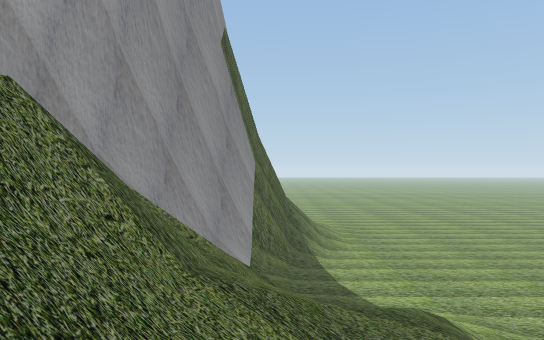
view 1 (above)

14 first-person views from a walk through a Unity game level. The camera is 1.5 m above the floor, looks level and sees 70° across. The floor is counted in squares, 2 m on a side. Each view is taken from the middle of a square. On the plan, view 1 faces up. The plan holds only what a view shows up to about 12 squares ahead; the rest is blank. The place goes on beyond the plan. Some animated figures are left out.

view 2
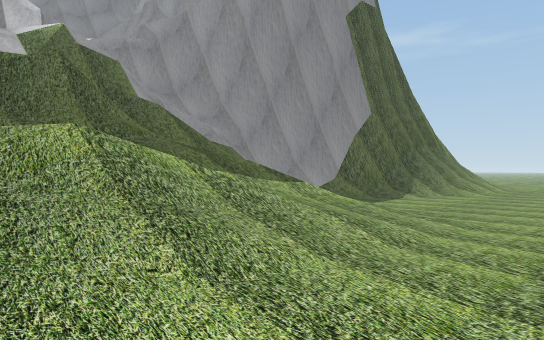

view 3
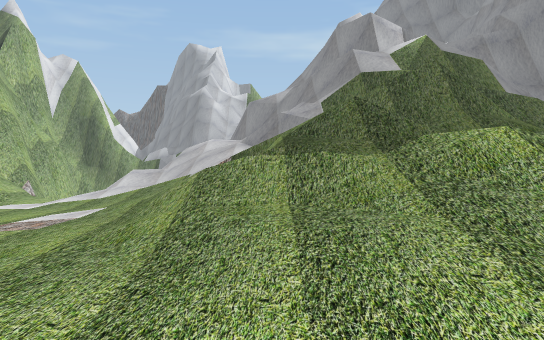

view 4
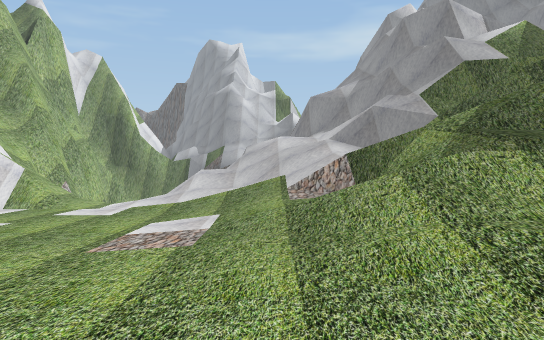

view 5
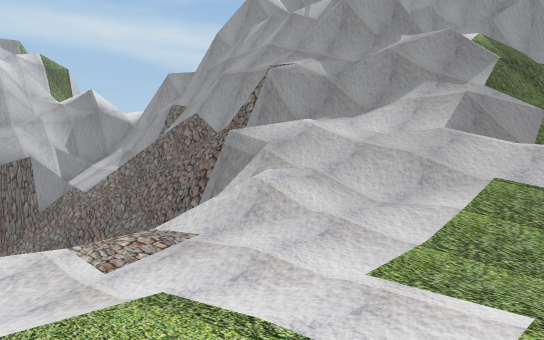

view 6
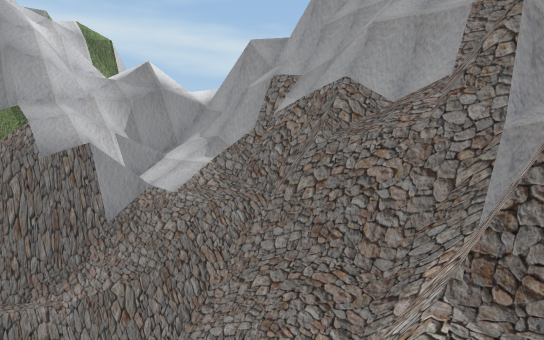

view 7
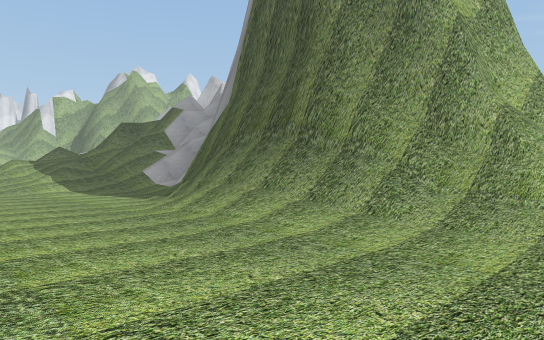

view 8
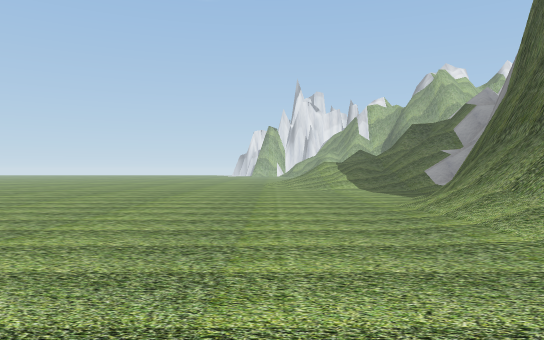

view 9
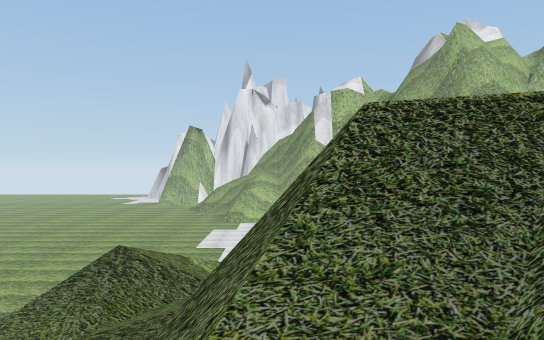

view 10
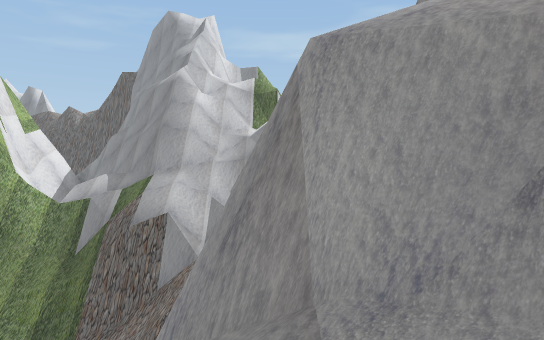

view 11
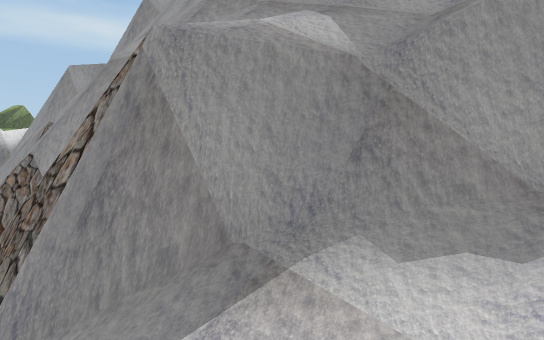

view 12
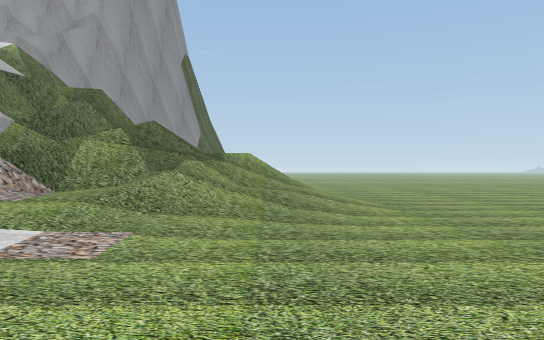

view 13
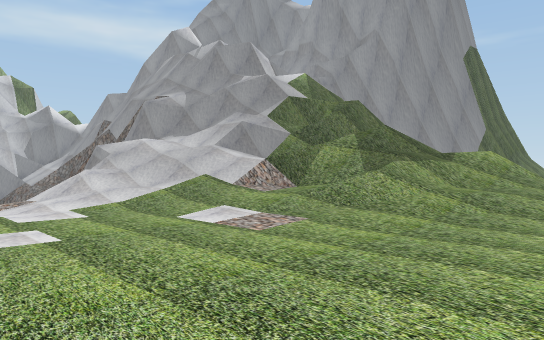

view 14
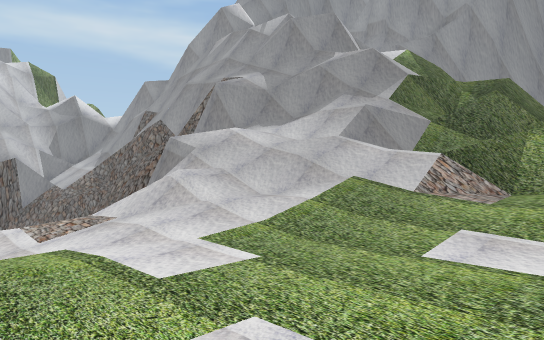

### Floor plan
Key: @ floor where view 1 was taken; # wall or solid block; . floor; / step, stairs or slope; = window, fence, low wall or low ledge; ^ raised ledge; v drop or lower ground.
Columns run from 19 left of view 1 to 6 right of it. Each row starts with its distance up from view 1.
 20                         .
 19                       .. .
 18                  ////.....
 17                ####//.....
 16                   ##//....
 15                   ##//....
 14                    #//....
 13                    #//....
 12                    ##/....
 11                    #/.....
 10                   ##/.....
  9                   #/......
  8                 ###/......
  7                ###///....
  6                #==/ ///..
  5                ## //////.
  4                 #///////..
  3               =##/=/////..
  2             ### ==#//////.
  1      ####  ###==#==//////.
  0   v###v######====//@/////.
 -1   vvvvvvvvvv#==/#//#/////.
 -2   vvvvvvvvv##=//////////..
 -3  vvvvvvvvvvvv//////////...
 -4 #vvv###=vvvv##//////......
 -5 #^v ##vvvvvv/ ////.......
 -6 ##v #vvv      ///.........
 -7   v##vv      v///.........
 -8   ##vv       ////.........

Positions as (right, up) in squares from view 1, and headings:
1: (0, 0), facing up
2: (6, 0), facing up-left
3: (6, -1), facing left
4: (5, -3), facing left
5: (-1, -8), facing up-left
6: (-6, -8), facing up-left
7: (6, 19), facing down-left
8: (5, 20), facing down
9: (-1, 4), facing down
10: (-5, -2), facing left
11: (-5, -3), facing up-left
12: (3, -8), facing up
13: (5, -8), facing up-left
14: (1, -8), facing up-left
